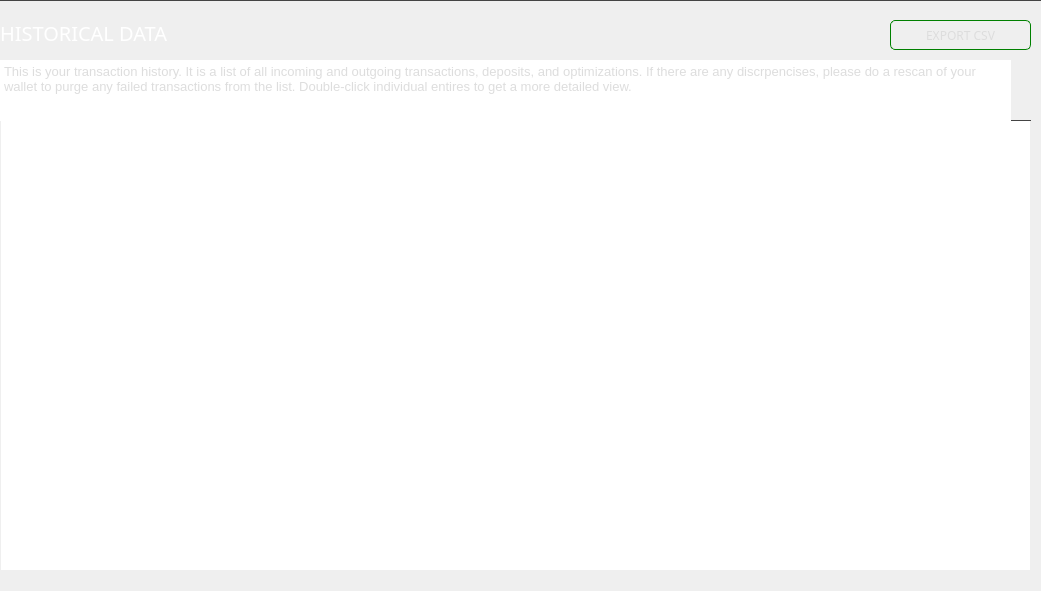
     <widget class="QGroupBox" name="transactionsBox">
      <property name="geometry">
       <rect>
        <x>210</x>
        <y>105</y>
        <width>1041</width>
        <height>591</height>
       </rect>
      </property>
      <property name="styleSheet">
       <string notr="true">border-top: 1px solid #444;</string>
      </property>
      <property name="title">
       <string/>
      </property>
      <widget class="QTreeView" name="m_transactionsView">
       <property name="geometry">
        <rect>
         <x>0</x>
         <y>120</y>
         <width>1031</width>
         <height>451</height>
        </rect>
       </property>
       <property name="minimumSize">
        <size>
         <width>1000</width>
         <height>300</height>
        </size>
       </property>
       <property name="maximumSize">
        <size>
         <width>1100</width>
         <height>16777215</height>
        </size>
       </property>
       <property name="font">
        <font>
         <family>Poppins</family>
         <pointsize>-1</pointsize>
        </font>
       </property>
       <property name="styleSheet">
        <string notr="true">QHeaderView::section {
	color: white;
	font-weight: bold;
	background-color: #282d31;
	font-family: 'Poppins';
    border-top: none;
	font-size: 14px;
 	border-bottom: 1px solid #444;
   	height: 37px;
}

QTreeView {
	font-family: 'Poppins';
border: none;
    color: #ccc;
font-size: 14px;
    height: 37px;
background-color: #282d31;
}

QTreeView::item {
	font-family: 'Poppins';
    color: #ccc;
	font-size: 14px;
    height: 37px;
}

QTreeView::branch:selected {
  background-color: green;
font-size: 14px;
  color: black;
}

QWidget:item:selected {
	font-family: 'Poppins';
background-color: #555;
font-size: 14px;
  color: #ccc;
}

border: none;
font-size: 14px;
font-family: 'Poppins';
color: #ccc;
</string>
       </property>
       <property name="frameShape">
        <enum>QFrame::StyledPanel</enum>
       </property>
       <property name="frameShadow">
        <enum>QFrame::Plain</enum>
       </property>
       <property name="lineWidth">
        <number>0</number>
       </property>
       <property name="midLineWidth">
        <number>0</number>
       </property>
       <property name="horizontalScrollBarPolicy">
        <enum>Qt::ScrollBarAlwaysOff</enum>
       </property>
       <property name="sizeAdjustPolicy">
        <enum>QAbstractScrollArea::AdjustToContentsOnFirstShow</enum>
       </property>
       <property name="autoScrollMargin">
        <number>0</number>
       </property>
       <property name="editTriggers">
        <set>QAbstractItemView::EditKeyPressed</set>
       </property>
       <property name="alternatingRowColors">
        <bool>false</bool>
       </property>
       <property name="indentation">
        <number>0</number>
       </property>
       <property name="rootIsDecorated">
        <bool>false</bool>
       </property>
       <property name="uniformRowHeights">
        <bool>true</bool>
       </property>
       <property name="itemsExpandable">
        <bool>true</bool>
       </property>
       <property name="sortingEnabled">
        <bool>false</bool>
       </property>
       <property name="expandsOnDoubleClick">
        <bool>true</bool>
       </property>
       <attribute name="headerCascadingSectionResizes">
        <bool>false</bool>
       </attribute>
       <attribute name="headerShowSortIndicator" stdset="0">
        <bool>false</bool>
       </attribute>
       <attribute name="headerStretchLastSection">
        <bool>true</bool>
       </attribute>
      </widget>
      <widget class="QLabel" name="label_14">
       <property name="geometry">
        <rect>
         <x>0</x>
         <y>20</y>
         <width>241</width>
         <height>25</height>
        </rect>
       </property>
       <property name="font">
        <font>
         <family>Poppins</family>
         <pointsize>-1</pointsize>
        </font>
       </property>
       <property name="styleSheet">
        <string notr="true">color: #fff;
background: transparent;
font-size: 20px;
font-family: Poppins;
border: none;
text-align: left;
</string>
       </property>
       <property name="text">
        <string>HISTORICAL DATA</string>
       </property>
      </widget>
      <widget class="QTextBrowser" name="m_transactionsDescription">
       <property name="geometry">
        <rect>
         <x>0</x>
         <y>60</y>
         <width>1011</width>
         <height>61</height>
        </rect>
       </property>
       <property name="styleSheet">
        <string notr="true">border: none; color: #ddd; font-family:'Poppins'; font-size:13px; font-weight:400; font-style:normal;</string>
       </property>
       <property name="html">
        <string>&lt;!DOCTYPE HTML PUBLIC &quot;-//W3C//DTD HTML 4.0//EN&quot; &quot;http://www.w3.org/TR/REC-html40/strict.dtd&quot;&gt;
&lt;html&gt;&lt;head&gt;&lt;meta name=&quot;qrichtext&quot; content=&quot;1&quot; /&gt;&lt;style type=&quot;text/css&quot;&gt;
p, li { white-space: pre-wrap; }
&lt;/style&gt;&lt;/head&gt;&lt;body style=&quot; font-family:'Poppins'; font-size:13px; font-weight:400; font-style:normal;&quot;&gt;
&lt;p style=&quot; margin-top:0px; margin-bottom:0px; margin-left:0px; margin-right:0px; -qt-block-indent:0; text-indent:0px;&quot;&gt;&lt;span style=&quot; font-size:13px;&quot;&gt;This is your transaction history. It is a list of all incoming and outgoing transactions, deposits, and optimizations. If there are any discrpencises, please do a rescan of your wallet to purge any failed transactions from the list. Double-click individual entires to get a more detailed view.&lt;/span&gt;&lt;/p&gt;&lt;/body&gt;&lt;/html&gt;</string>
       </property>
      </widget>
      <widget class="QPushButton" name="m_exportCSVButton">
       <property name="geometry">
        <rect>
         <x>890</x>
         <y>20</y>
         <width>141</width>
         <height>30</height>
        </rect>
       </property>
       <property name="font">
        <font>
         <family>Poppins</family>
         <pointsize>-1</pointsize>
        </font>
       </property>
       <property name="styleSheet">
        <string notr="true">color: #ddd; border: 1px solid green; font-size: 12px; border-radius: 5px; font-family: 'Poppins';</string>
       </property>
       <property name="text">
        <string>EXPORT CSV</string>
       </property>
      </widget>
     </widget>
